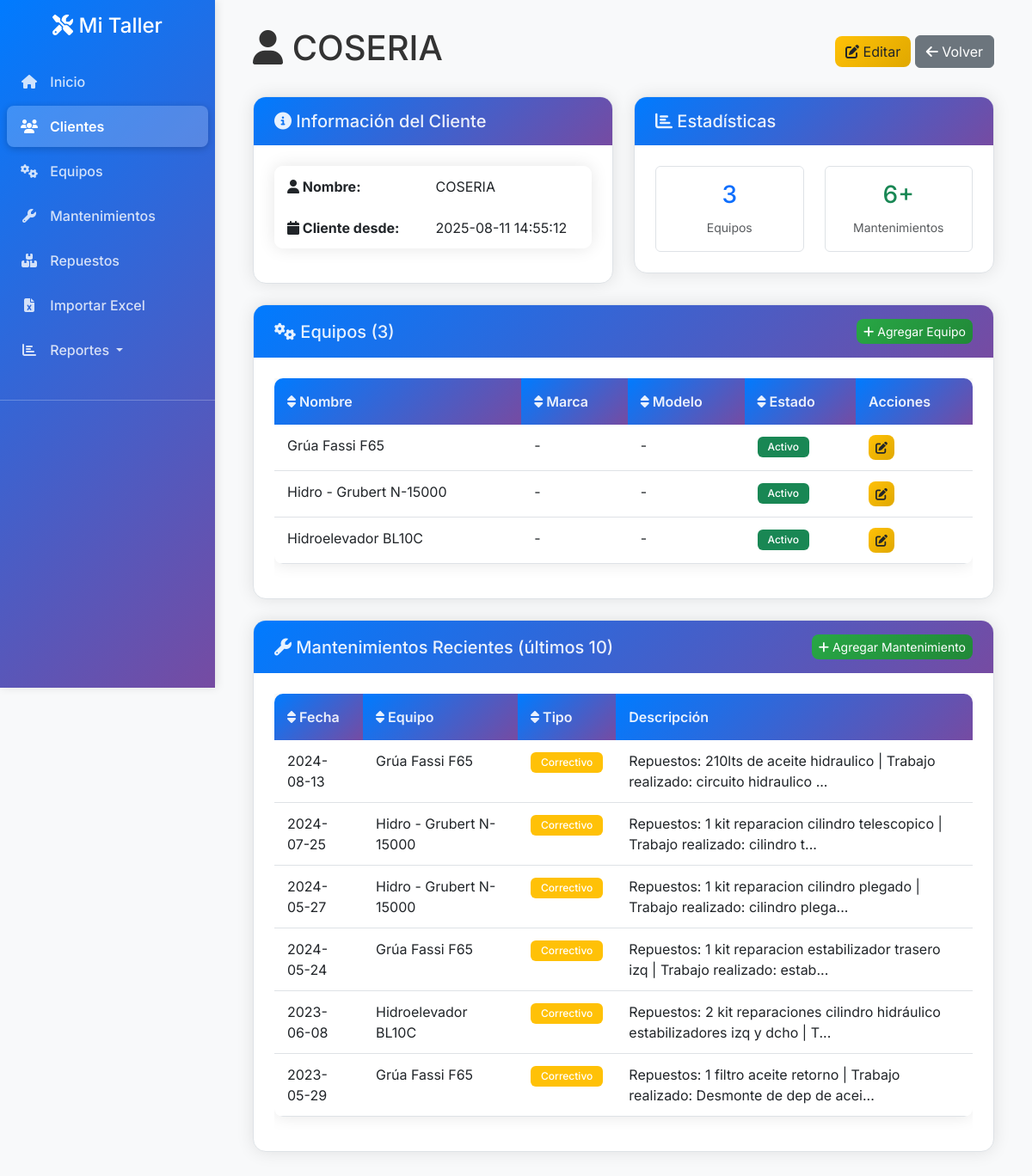
Screenshot of /clientes/1 with the database file from the repository.
### tables this page shows
CREATE TABLE clientes (
            id INTEGER PRIMARY KEY AUTOINCREMENT,
            nombre TEXT NOT NULL UNIQUE,
            telefono TEXT,
            email TEXT,
            direccion TEXT,
            observaciones TEXT,
            fecha_creacion TIMESTAMP DEFAULT CURRENT_TIMESTAMP
        , usuario_creacion INTEGER REFERENCES usuarios(id), usuario_modificacion INTEGER REFERENCES usuarios(id));

CREATE TABLE equipos (
            id INTEGER PRIMARY KEY AUTOINCREMENT,
            nombre TEXT NOT NULL,
            marca TEXT,
            modelo TEXT,
            numero_serie TEXT,
            fecha_compra DATE,
            estado TEXT DEFAULT 'Activo',
            ubicacion TEXT,
            observaciones TEXT,
            fecha_creacion TIMESTAMP DEFAULT CURRENT_TIMESTAMP
        , cliente_id INTEGER REFERENCES clientes(id), usuario_creacion INTEGER REFERENCES usuarios(id), usuario_modificacion INTEGER REFERENCES usuarios(id));

CREATE TABLE mantenimientos (
            id INTEGER PRIMARY KEY AUTOINCREMENT,
            equipo_id INTEGER,
            tipo_mantenimiento TEXT NOT NULL,
            fecha_mantenimiento DATE NOT NULL,
            descripcion TEXT,
            costo REAL,
            tecnico TEXT,
            fecha_creacion TIMESTAMP DEFAULT CURRENT_TIMESTAMP, estado TEXT DEFAULT "Completado", usuario_creacion INTEGER REFERENCES usuarios(id), usuario_modificacion INTEGER REFERENCES usuarios(id),
            FOREIGN KEY (equipo_id) REFERENCES equipos (id)
        );

### app.py (the view)
@app.route('/clientes/<int:id>')
def ver_cliente(id):
    conn = get_db_connection()
    cliente = conn.execute('SELECT * FROM clientes WHERE id = ?', (id,)).fetchone()
    if not cliente:
        flash('Cliente no encontrado', 'error')
        return redirect(url_for('clientes'))
    equipos = conn.execute('''
        SELECT * FROM equipos WHERE cliente_id = ? ORDER BY nombre
    ''', (id,)).fetchall()
    mantenimientos = conn.execute('''
        SELECT m.*, e.nombre as equipo_nombre
        FROM mantenimientos m
        JOIN equipos e ON m.equipo_id = e.id
        WHERE e.cliente_id = ?
        ORDER BY m.fecha_mantenimiento DESC
        LIMIT 10
    ''', (id,)).fetchall()
    conn.close()
    return render_template('ver_cliente.html', cliente=cliente, equipos=equipos, mantenimientos=mantenimientos)

### app.py (called while the page is built, shortened)
def get_db_connection():
    try:
        conn = sqlite3.connect(DATABASE, timeout=30.0)
        conn.row_factory = sqlite3.Row
        conn.execute('PRAGMA foreign_keys = ON')
        conn.execute('PRAGMA journal_mode = WAL')
        conn.execute('PRAGMA synchronous = NORMAL')
        conn.execute('PRAGMA cache_size = 10000')
        conn.execute('PRAGMA temp_store = MEMORY')
        conn.execute('PRAGMA mmap_size = 268435456')  # 256MB
        return conn
    except Exception as e:
        logging.error(f"Error conectando a la base de datos: {str(e)}")
        raise

@app.before_request
def load_user():
    g.user = None

### templates/ver_cliente.html (shortened to what this page needs)
{% extends "base.html" %}
{% block content %}
<div class="container-fluid">
    <div class="row">
        <div class="col-12">
            <div class="d-flex justify-content-between align-items-center mb-4">
                <h1><i class="fas fa-user"></i> {{ cliente.nombre }}</h1>
                <div>
                    <a href="{{ url_for('editar_cliente', id=cliente.id) }}" class="btn btn-warning">
                        <i class="fas fa-edit"></i> Editar
                    </a>
                    <a href="{{ url_for('clientes') }}" class="btn btn-secondary">
                        <i class="fas fa-arrow-left"></i> Volver
                    </a>
                </div>
            </div>
            <div class="row">
                <div class="col-md-6">
                    <div class="card">
                        <div class="card-header">
                            <h5 class="card-title mb-0">
                                <i class="fas fa-info-circle"></i> Información del Cliente
                            </h5>
                        </div>
                        <div class="card-body">
                            <table class="table table-borderless">
                                <tr>
                                    <td><strong><i class="fas fa-user"></i> Nombre:</strong></td>
                                    <td>{{ cliente.nombre }}</td>
                                </tr>
                                <tr>
                                    <td><strong><i class="fas fa-calendar"></i> Cliente desde:</strong></td>
                                    <td>{{ cliente.fecha_creacion }}</td>
                                </tr>
                            </table>
                        </div>
                    </div>
                </div>
                <div class="col-md-6">
                    <div class="card">
                        <div class="card-header">
                            <h5 class="card-title mb-0">
                                <i class="fas fa-chart-bar"></i> Estadísticas
                            </h5>
                        </div>
                        <div class="card-body">
                            <div class="row text-center">
                                <div class="col-6">
                                    <div class="border rounded p-3">
                                        <h3 class="text-primary">{{ equipos|length }}</h3>
                                        <small class="text-muted">Equipos</small>
                                    </div>
                                </div>
                                <div class="col-6">
                                    <div class="border rounded p-3">
                                        <h3 class="text-success">{{ mantenimientos|length }}+</h3>
                                        <small class="text-muted">Mantenimientos</small>
                                    </div>
                                </div>
                            </div>
                        </div>
                    </div>
                </div>
            </div>
            <div class="card mt-4">
                <div class="card-header d-flex justify-content-between align-items-center">
                    <h5 class="card-title mb-0">
                        <i class="fas fa-cogs"></i> Equipos ({{ equipos|length }})
                    </h5>
                    <a href="{{ url_for('nuevo_equipo') }}?cliente_id={{ cliente.id }}" class="btn btn-success btn-sm">
                        <i class="fas fa-plus"></i> Agregar Equipo
                    </a>
                </div>
                <div class="card-body">
                    {% if equipos %}
                    <div class="table-responsive">
                        <table class="table table-hover" id="equiposTable">
                            <thead>
                                <tr>
                                    <th class="sortable" data-column="nombre">
                                        <i class="fas fa-sort"></i> Nombre
                                    </th>
                                    <th class="sortable" data-column="marca">
                                        <i class="fas fa-sort"></i> Marca
                                    </th>
                                    <th class="sortable" data-column="modelo">
                                        <i class="fas fa-sort"></i> Modelo
                                    </th>
                                    <th class="sortable" data-column="estado">
                                        <i class="fas fa-sort"></i> Estado
                                    </th>
                                    <th>Acciones</th>
                                </tr>
                            </thead>
                            <tbody>
                                {% for equipo in equipos %}
                                <tr>
                                    <td>{{ equipo.nombre }}</td>
                                    <td>{{ equipo.marca or '-' }}</td>
                                    <td>{{ equipo.modelo or '-' }}</td>
                                    <td>
                                        {% if equipo.estado == 'Activo' %}
                                            <span class="badge bg-success">Activo</span>
                                        {% elif equipo.estado == 'Mantenimiento' %}
                                            <span class="badge bg-warning">Mantenimiento</span>
                                        {% else %}
                                            <span class="badge bg-secondary">{{ equipo.estado }}</span>
                                        {% endif %}
                                    </td>
                                    <td>
                                        <a href="{{ url_for('editar_equipo', id=equipo.id) }}" class="btn btn-sm btn-warning">
                                            <i class="fas fa-edit"></i>
                                        </a>
                                    </td>
                                </tr>
                                {% endfor %}
                            </tbody>
                        </table>
                    </div>
                    {% endif %}
                </div>
            </div>
            <div class="card mt-4">
                <div class="card-header d-flex justify-content-between align-items-center">
                    <h5 class="card-title mb-0">
                        <i class="fas fa-wrench"></i> Mantenimientos Recientes (últimos 10)
                    </h5>
                    <a href="{{ url_for('nuevo_mantenimiento') }}?cliente_id={{ cliente.id }}" class="btn btn-success btn-sm">
                        <i class="fas fa-plus"></i> Agregar Mantenimiento
                    </a>
                </div>
                <div class="card-body">
                    {% if mantenimientos %}
                    <div class="table-responsive">
                        <table class="table table-hover" id="mantenimientosTable">
                            <thead>
                                <tr>
                                    <th class="sortable" data-column="fecha_mantenimiento">
                                        <i class="fas fa-sort"></i> Fecha
                                    </th>
                                    <th class="sortable" data-column="equipo_nombre">
                                        <i class="fas fa-sort"></i> Equipo
                                    </th>
                                    <th class="sortable" data-column="tipo_mantenimiento">
                                        <i class="fas fa-sort"></i> Tipo
                                    </th>
                                    <th>Descripción</th>
                                </tr>
                            </thead>
                            <tbody>
                                {% for mant in mantenimientos %}
                                <tr>
                                    <td>{{ mant.fecha_mantenimiento }}</td>
                                    <td>{{ mant.equipo_nombre }}</td>
                                    <td>
                                        {% if mant.tipo_mantenimiento == 'Preventivo' %}
                                            <span class="badge bg-info">Preventivo</span>
                                        {% elif mant.tipo_mantenimiento == 'Correctivo' %}
                                            <span class="badge bg-warning">Correctivo</span>
                                        {% else %}
                                            <span class="badge bg-secondary">{{ mant.tipo_mantenimiento }}</span>
                                        {% endif %}
                                    </td>
                                    <td>{{ mant.descripcion[:80] }}{% if mant.descripcion|length > 80 %}...{% endif %}</td>
                                </tr>
                                {% endfor %}
                            </tbody>
                        </table>
                    </div>
                    {% endif %}
                </div>
            </div>
        </div>
    </div>
</div>
{% endblock %}

### static/css/themes.css (style rules this page uses)
:root { --color-primary: #007bff; --color-secondary: #6c757d; --color-success: #28a745; --color-danger: #dc3545; --color-warning: #ffc107; --color-info: #17a2b8; --bg-primary: #ffffff; --bg-secondary: #f8f9fa; --bg-tertiary: #e9ecef; --bg-card: var(--bg-primary); --bg-accent: linear-gradient(135deg, var(--color-primary) 0%, #764ba2 100%); --bg-body: var(--bg-secondary); --text-primary: #333333; --text-secondary: #6c757d; --text-muted: #6c757d; --text-light: rgba(255,255,255,0.9); --text-white: #ffffff; --border-color: #dee2e6; --border-light: rgba(0,0,0,0.125); --border-radius: 0.375rem; --success: var(--color-success); --warning: var(--color-warning); --danger: var(--color-danger); --info: var(--color-info); --sidebar-bg: var(--bg-accent); --sidebar-text: rgba(255,255,255,0.8); --sidebar-text-hover: #ffffff; --sidebar-active: rgba(255,255,255,0.2); --shadow: 0 0 20px rgba(0,0,0,0.1); --shadow-hover: 0 5px 25px rgba(0,0,0,0.15); --shadow-lg: 0 10px 40px rgba(0,0,0,0.15); --transition-fast: 0.2s ease; --transition-normal: 0.3s ease; --transition-slow: 0.5s ease; }
body { background-color: var(--bg-body) !important; color: var(--text-primary) !important; transition: all var(--transition-normal); font-family: 'Segoe UI', Tahoma, Geneva, Verdana, sans-serif; }
.card { background-color: var(--bg-card) !important; border-color: var(--border-color) !important; color: var(--text-primary) !important; }
.card-header { background-color: var(--bg-secondary) !important; border-color: var(--border-color) !important; color: var(--text-primary) !important; }
.btn-secondary { background-color: var(--color-secondary) !important; border-color: var(--color-secondary) !important; }
.btn-success { background-color: var(--color-success) !important; border-color: var(--color-success) !important; }
.btn-warning { background-color: var(--color-warning) !important; border-color: var(--color-warning) !important; }
.card { background-color: var(--bg-primary) !important; border: 1px solid var(--border-color) !important; border-radius: 15px !important; box-shadow: var(--shadow) !important; transition: all var(--transition-normal); overflow: hidden; }
.card-header { background: var(--bg-accent) !important; color: var(--text-light) !important; border-bottom: none !important; font-weight: 600; padding: 1rem 1.5rem; }
.card-body { padding: 1.5rem; }
.btn-success { background: linear-gradient(135deg, var(--success) 0%, #218838 100%) !important; border: none !important; border-radius: 8px !important; }
.btn-warning { background: linear-gradient(135deg, var(--warning) 0%, #e0a800 100%) !important; border: none !important; border-radius: 8px !important; color: #212529 !important; }
.table { background-color: var(--bg-primary) !important; color: var(--text-primary) !important; border-radius: 10px; overflow: hidden; box-shadow: var(--shadow); }
.table thead th { background: var(--bg-accent) !important; color: var(--text-light) !important; border: none !important; font-weight: 600; padding: 15px; }
.table tbody tr { transition: all var(--transition-fast); }
.table tbody td { padding: 12px 15px; border-color: var(--border-color) !important; }
.badge { border-radius: 6px !important; padding: 6px 12px; font-weight: 500; }

### templates/base.html (style rules this page uses)
body, .sidebar { font-family: 'Inter', 'Segoe UI', Tahoma, Geneva, Verdana, sans-serif !important; }

### rows the page displays
clientes: nombre "COSERIA", fecha_creacion "2025-08-11 14:55:12"
equipos: nombre "Grúa Fassi F65", marca "-", modelo "-", estado "Activo"
equipos: nombre "Hidro - Grubert N-15000", marca "-", modelo "-", estado "Activo"
equipos: nombre "Hidroelevador BL10C", marca "-", modelo "-", estado "Activo"
mantenimientos: fecha_mantenimiento "2024-08-13", equipo_nombre "Grúa Fassi F65", tipo_mantenimiento "Correctivo", descripcion "Repuestos: 210lts de aceite hidraulico | Trabajo realizado: circuito hidraulico"
mantenimientos: fecha_mantenimiento "2024-07-25", equipo_nombre "Hidro - Grubert N-15000", tipo_mantenimiento "Correctivo", descripcion "Repuestos: 1 kit reparacion cilindro telescopico | Trabajo realizado: cilindro t"
mantenimientos: fecha_mantenimiento "2024-05-27", equipo_nombre "Hidro - Grubert N-15000", tipo_mantenimiento "Correctivo", descripcion "Repuestos: 1 kit reparacion cilindro plegado | Trabajo realizado: cilindro plega"
mantenimientos: fecha_mantenimiento "2024-05-24", equipo_nombre "Grúa Fassi F65", tipo_mantenimiento "Correctivo", descripcion "Repuestos: 1 kit reparacion estabilizador trasero izq | Trabajo realizado: estab"
mantenimientos: fecha_mantenimiento "2023-06-08", equipo_nombre "Hidroelevador BL10C", tipo_mantenimiento "Correctivo", descripcion "Repuestos: 2 kit reparaciones cilindro hidráulico estabilizadores izq y dcho | T"
mantenimientos: fecha_mantenimiento "2023-05-29", equipo_nombre "Grúa Fassi F65", tipo_mantenimiento "Correctivo", descripcion "Repuestos: 1 filtro aceite retorno | Trabajo realizado: Desmonte de dep de acei"

### other values shown
{{ equipos|length }} "3"
{{ mantenimientos|length }} "6"
